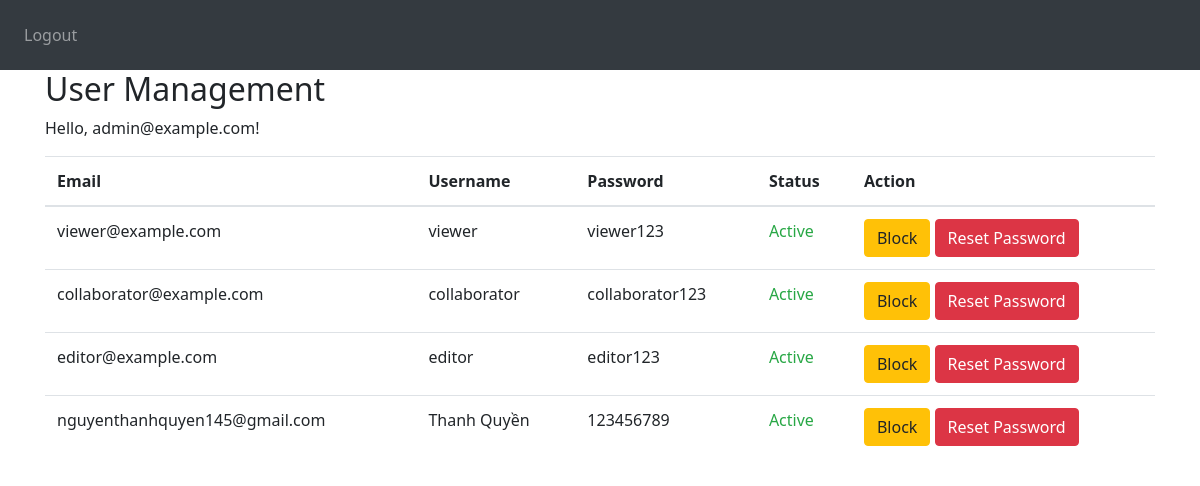
The page /admin/manage (signed in) on the database its author committed.
### manage/models.py (models this page shows, shortened)
class User(db.Model, UserMixin):
    id = db.Column(db.Integer, primary_key=True)
    email = db.Column(db.String(150), unique=True)
    password = db.Column(db.String(150))
    plain_password = db.Column(db.String(150))
    user_name = db.Column(db.String(150))
    notes = db.relationship("Task")
    is_locked = db.Column(db.Boolean, default=False)  # Cột để xác định user có bị khóa không
    is_admin = db.Column(db.Boolean, default=False)   # Cột để xác định user có là admin không
    role = db.Column(db.Integer, default=UserRole.VIEWER.value)  # Mặc định là VIEWER

### manage/views.py (the view)
@views.route("/admin/manage")
@login_required
def admin_manage():
    if not current_user.is_admin:
        flash("You don't have access!", "error")
        return redirect(url_for("views.home"))
    users = User.query.filter_by(is_admin=False).all()
    return render_template("admin_manage.html", users=users, user=current_user)  # 🔹 Đảm bảo truyền user

### app.py (called while the page is built)
@login_manager.user_loader
def load_user(user_id):
    return User.query.get(int(user_id))

### manage/templates/admin_manage.html (shortened to what this page needs)
{% extends "base.html" %}
{% block content %}
<h2>User Management</h2>
<p>Hello, {{ current_user.email }}!</p>
<table class="table">
    <thead>
        <tr>
            <th>Email</th>
            <th>Username</th>
            <th>Password</th>
            <th>Status</th>
            <th>Action</th>
        </tr>
    </thead>
    <tbody>
        {% for user in users %}
        <tr>
            <td>{{ user.email }}</td>
            <td>{{ user.user_name }}</td>
            <td>{{ user.plain_password}}</td>
            <td>
                {% if user.is_locked %}
                    <span class="text-danger">Locked</span>
                {% else %}
                    <span class="text-success">Active</span>
                {% endif %}
            </td>
            <td>
                {% if user.is_locked %}
                    <a href="{{ url_for('views.unlock_user', user_id=user.id) }}" class="btn btn-success">Unlock</a>
                {% else %}
                    <a href="{{ url_for('views.lock_user', user_id=user.id) }}" class="btn btn-warning">Block</a>
                {% endif %}
                <a href="{{ url_for('views.reset_password', user_id=user.id) }}" class="btn btn-danger">Reset Password</a>
            </td>
        </tr>
        {% endfor %}
    </tbody>
</table>
{% endblock %}

### static/css/style.css (style rules this page uses)
:root { --sidebar-width: 250px; --header-height: 60px; --primary-color: #4a90e2; --sidebar-bg: #2c3e50; --sidebar-hover: #34495e; }
body { margin: 0; padding: 0; font-family: 'Segoe UI', Tahoma, Geneva, Verdana, sans-serif; }

### rows shown on the page
User: email "admin@example.com"
User: email "viewer@example.com", user_name "viewer", plain_password "viewer123", is_locked "Active"
User: email "collaborator@example.com", user_name "collaborator", plain_password "collaborator123", is_locked "Active"
User: email "editor@example.com", user_name "editor", plain_password "editor123", is_locked "Active"
User: email "nguyenthanhquyen145@gmail.com", user_name "Thanh Quyền", plain_password "123456789", is_locked "Active"
